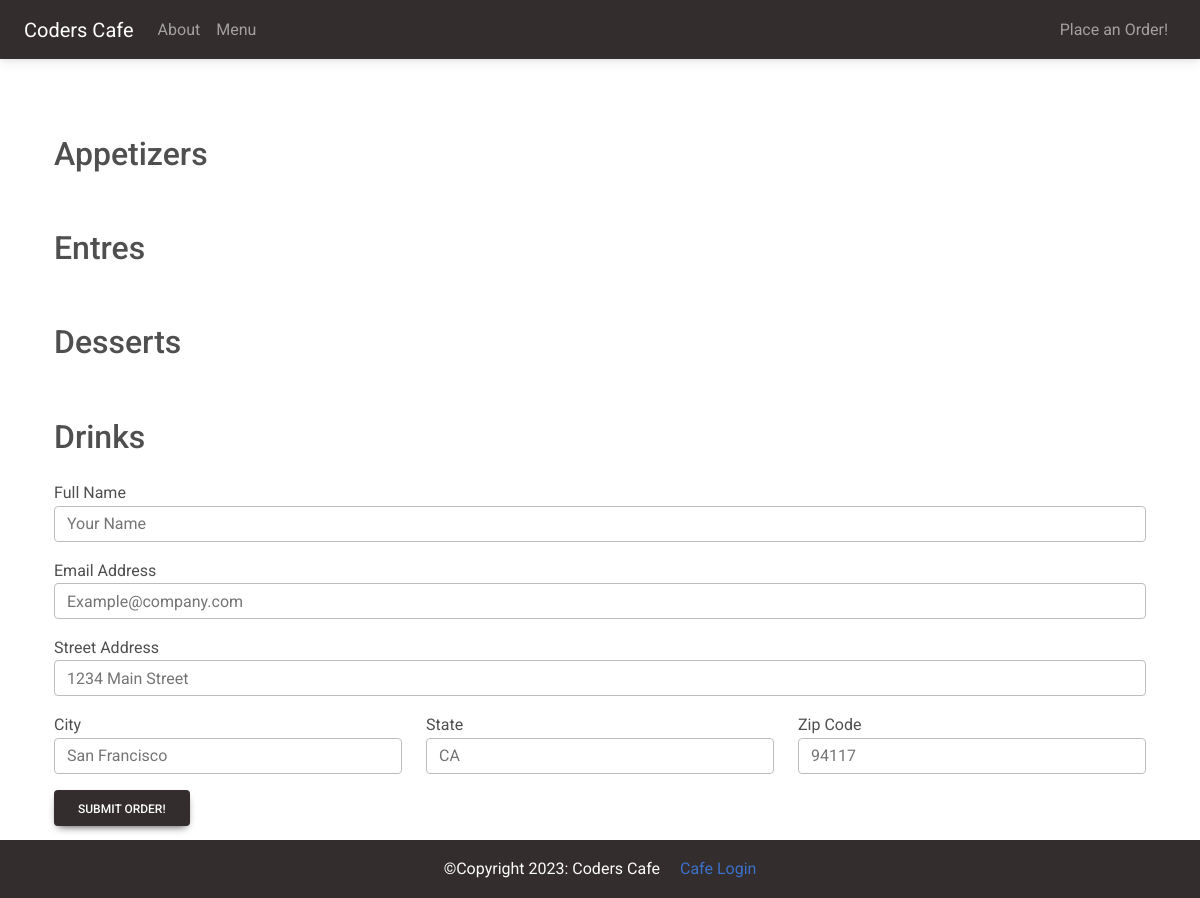
Page /order/ on the earlier database version.
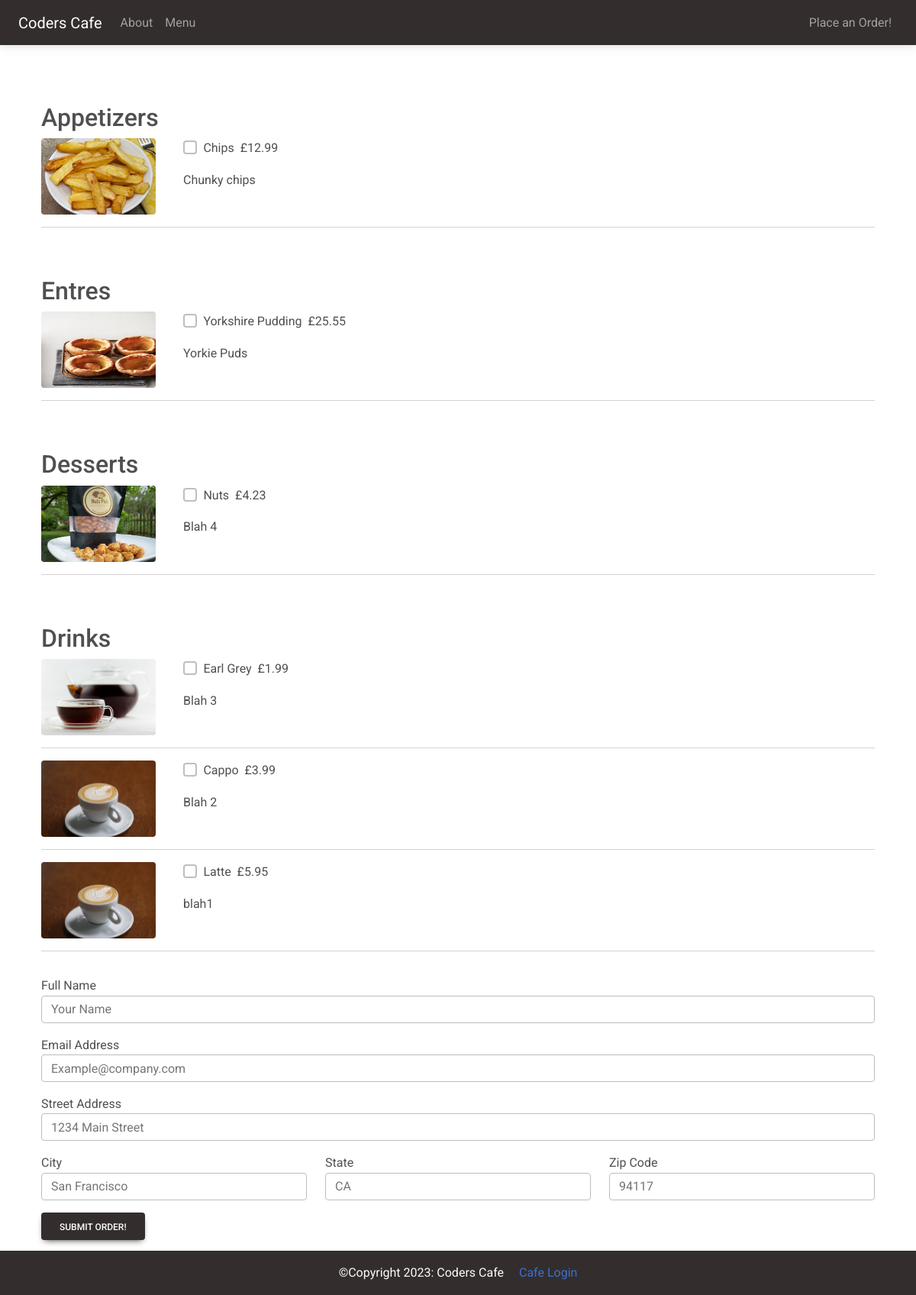
Same page on the later database version.
### customer/models.py (models this page shows, shortened)
class MenuItem(models.Model):
    name = models.CharField(max_length=100)
    description = models.TextField()
    image = models.ImageField(upload_to='menu_images/')
    price = models.DecimalField(max_digits=5, decimal_places=2)
    category = models.ManyToManyField('Category', related_name='item')

### customer/views.py (the view, shortened to what this page needs)
# urls.py: path('order/', Order.as_view(), name='order'),
class Order(View):
    def get(self, request, *arg, **kwargs):
        appetizers = MenuItem.objects.filter(category__name__contains='Appetizer')
        entres = MenuItem.objects.filter(category__name__contains='Entre')
        desserts = MenuItem.objects.filter(category__name__contains='Dessert')
        drinks = MenuItem.objects.filter(category__name__contains='Drink')
        context = {
            'appetizers': appetizers,
            'entres': entres,
            'desserts': desserts,
            'drinks': drinks,
        }
        return render(request, 'customer/order.html', context)

### customer/templates/customer/order.html (shortened to what this page needs)
{% extends 'customer/base.html' %}
{% block content %}
<div class="container mb-5">
    <div class="row justify-content-center mt-1">
        <div class="col-md-12 col-sm-12 p-4">
            <form method="POST">
                <div class="pt-5">
                    <h2>Appetizers</h2>
                    {% for appetizer in appetizers %}
                    <div class="row">
                        <div class="col-md-2 col-sm-12">
                            <img class="rounded" src="{{ appetizer.image.url}}" width="150" height="100">
                        </div>
                        <div class="col-md-8 col-sm-12">
                            <div class="d-flex flex-row">
                                <div class="form-group form-check">
                                    <input type="checkbox" name="items[]" class="form-check-input"
                                        value="{{ appetizer.pk }}">
                                    <label class="form-check-label">{{ appetizer.name }}</label>
                                </div>
                                <p class="font-weight-bold pl-5">&nbsp; £{{ appetizer.price }}</p>
                            </div>
                            <p>{{ appetizer.description}}</p>
                        </div>
                    </div>
                    <hr />
                    {% endfor %}
                </div>
                <div class="pt-5">
                    <h2>Entres</h2>
                    {% for entre in entres %}
                    <div class="row">
                        <div class="col-md-2 col-sm-12">
                            <img class="rounded" src="{{ entre.image.url}}" width="150" height="100">
                        </div>
                        <div class="col-md-8 col-sm-12">
                            <div class="d-flex flex-row">
                                <div class="form-group form-check">
                                    <input type="checkbox" name="items[]" class="form-check-input"
                                        value="{{ entre.pk }}">
                                    <label class="form-check-label">{{ entre.name }}</label>
                                </div>
                                <p class="font-weight-bold pl-5">&nbsp; £{{ entre.price }}</p>
                            </div>
                            <p>{{ entre.description}}</p>
                        </div>
                    </div>
                    <hr />
                    {% endfor %}
                </div>
                <div class="pt-5">
                    <h2>Desserts</h2>
                    {% for dessert in desserts %}
                    <div class="row">
                        <div class="col-md-2 col-sm-12">
                            <img class="rounded" src="{{ dessert.image.url}}" width="150" height="100">
                        </div>
                        <div class="col-md-8 col-sm-12">
                            <div class="d-flex flex-row">
                                <div class="form-group form-check">
                                    <input type="checkbox" name="items[]" class="form-check-input"
                                        value="{{ dessert.pk }}">
                                    <label class="form-check-label">{{ dessert.name }}</label>
                                </div>
                                <p class="font-weight-bold pl-5">&nbsp; £{{ dessert.price }}</p>
                            </div>
                            <p>{{ dessert.description}}</p>
                        </div>
                    </div>
                    <hr />
                    {% endfor %}
                </div>
                <div class="pt-5">
                    <h2>Drinks</h2>
                    {% for drink in drinks %}
                    <div class="row">
                        <div class="col-md-2 col-sm-12">
                            <img class="rounded" src="{{ drink.image.url}}" width="150" height="100">
                        </div>
                        <div class="col-md-8 col-sm-12">
                            <div class="d-flex flex-row">
                                <div class="form-group form-check">
                                    <input type="checkbox" name="items[]" class="form-check-input"
                                        value="{{ drink.pk }}">
                                    <label class="form-check-label">{{ drink.name }}</label>
                                </div>
                                <p class="font-weight-bold pl-5">&nbsp; £{{ drink.price }}</p>
                            </div>
                            <p>{{ drink.description}}</p>
                        </div>
                    </div>
                    <hr />
                    {% endfor %}
                </div>
                <div class="form-group pt-3">
                    <label for="name">Full Name</label>
                    <input required class="form-control" type="text" placeholder="Your Name" name="name" />
                </div>
                <div class="form-group pt-3">
                    <label for="name">Email Address</label>
                    <input required class="form-control" type="text" placeholder="Example@company.com" name="email" />
                </div>
                <div class="form-group pt-3">
                    <label for="name">Street Address</label>
                    <input required class="form-control" type="text" placeholder="1234 Main Street" name="street" />
                </div>
                <div class="row">
                    <div class="col-md-4 col-sm-12">
                        <div class="form-group pt-3">
                            <label for="name">City</label>
                            <input required class="form-control" type="text" placeholder="San Francisco" name="city" />
                        </div>
                    </div>
                    <div class="col-md-4 col-sm-12">
                        <div class="form-group pt-3">
                            <label for="name">State</label>
                            <input required class="form-control" type="text" placeholder="CA" name="state" />
                        </div>
                    </div>
                    <div class="col-md-4 col-sm-12">
                        <div class="form-group pt-3">
                            <label for="name">Zip Code</label>
                            <input required class="form-control" type="text" placeholder="94117" name="zip" />
                        </div>
                    </div>
                </div>
                <button type="button" class="btn btn-dark mt-3" data-mdb-toggle="modal" data-mdb-target="#submitModal">
                    Submit Order!
                </button>
            </form>
        </div>
    </div>
</div>
{% endblock content %}

### customer/templates/customer/base.html (shortened to what this page needs)
<!DOCTYPE html>
<html lang="en">
<head>
    <link href="https://cdnjs.cloudflare.com/ajax/libs/font-awesome/6.0.0/css/all.min.css" rel="stylesheet" />
    <link href="https://cdnjs.cloudflare.com/ajax/libs/mdb-ui-kit/6.2.0/mdb.min.css" rel="stylesheet" />
</head>
<body>
    {% include 'customer/navigation.html' %}
    {% block content  %}
    {% endblock content %}
    {% include 'customer/footer.html' %}
</body>
</html>

### customer/templates/customer/navigation.html (shortened to what this page needs)
<nav class="navbar navbar-expand-lg navbar-dark bg-dark text-light px-4 sticky-top">
    <a class="navbar-brand" href="{% url 'index' %}">Coders Cafe</a>
    <div class="collapse navbar-collapse" id="navbarNav">
        <ul class="navbar-nav me-auto">
            <li class="nav-item active">
                <a class="nav-link" href="{% url 'about' %}">About</a>
            </li>
            <li class="nav-item">
                <a class="nav-link" href="#">Menu</a>
            </li>
        </ul>
        <ul class="navbar-nav">
            <li class="nav-item">
                <a class="nav-link" href="{% url 'order' %}">Place an Order!</a>
            </li>
        </ul>
    </div>
</nav>

### customer/templates/customer/footer.html
<footer class="page-footer font-small fixed-bottom bg-dark text-light">
    <div class="footer-copyright text-center py-3">&copy;Copyright 2023: Coders Cafe
        <a class='ms-3' href='#'> Cafe Login </a>
    </div>
</footer>

Differences in the rows shown:
added MenuItem: image (picture), name "Chips", price "12.99", description "Chunky chips", shown under "Appetizers"
added MenuItem: image (picture), name "Yorkshire Pudding", price "25.55", description "Yorkie Puds", shown under "Entres"
now on this page (row edited): MenuItem: image (picture), name "Nuts", price "4.23", description "Blah 4", shown under "Desserts"
now on this page (row unchanged): MenuItem: image (picture), name "Earl Grey", price "1.99", description "Blah 3", shown under "Drinks"
now on this page (row unchanged): MenuItem: image (picture), name "Cappo", price "3.99", description "Blah 2", shown under "Drinks"
now on this page (row unchanged): MenuItem: image (picture), name "Latte", price "5.95", description "blah1", shown under "Drinks"
